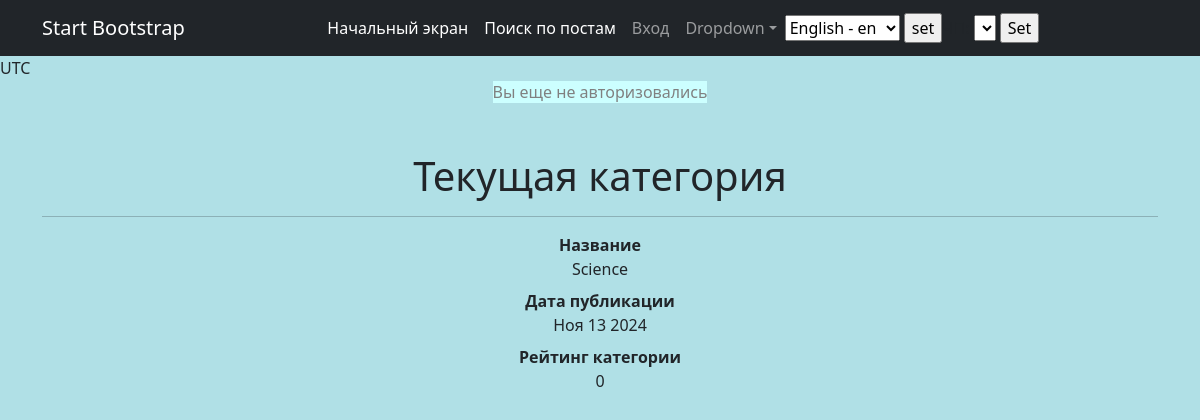
Page /posts/categories/3/ on the committed database.
### News/models.py (models this page shows, shortened)
class Category(models.Model):
    category = models.TextField(unique=True)
    subscriber = models.ManyToManyField(User, related_name="categories")
    rating = models.IntegerField(default=0)
    date_in = models.DateTimeField(default=timezone.now)

### News/views.py (the view)
# urls.py: path('categories/<int:pk>/',CategoryDetail.as_view(),name='Category'),
class CategoryDetail(DetailView):
    model = Category
    template_name = 'category.html'
    context_object_name = 'category'

### News/templatetags/custom_filters.py (called while the page is built)
@register.filter(name='censor')
def censor(value):
    for word in BAN_WORDS:
        check = (value.lower()).find(word)
        while check != -1:
            len_ = len(word)
            value = value[:check]+word[0]+'*'*len_ + value[check+len_:]+word[-1]
            check = (value.lower()).find(word)
    return value

### templates/category.html (shortened to what this page needs)
{% extends 'flatpages/default.html' %}
{% load custom_filters %}
{% block content %}
<h1>Текущая категория</h1>
<hr>
{% if category %}
<dl>
    <dt>Название
    <dt>
    <dd>{{category.category|censor}}</dd>
    <dt>Дата публикации
    <dt>
    <dd>{{category.date_in|date:'M d Y'}}</dd>
    <dt>Рейтинг категории
    <dt>
    <dd>{{category.rating}}</dd>
</dl>
{% else %}
<h3>Такой категории нет!</h3>
{% endif %}
{% endblock content %}

### rows in the picture
Category: category|censor "Science", date_in "Ноя 13 2024", rating "0"

### other values in the picture
{{ TIME_ZONE }} "UTC"
form field language "English - en"
